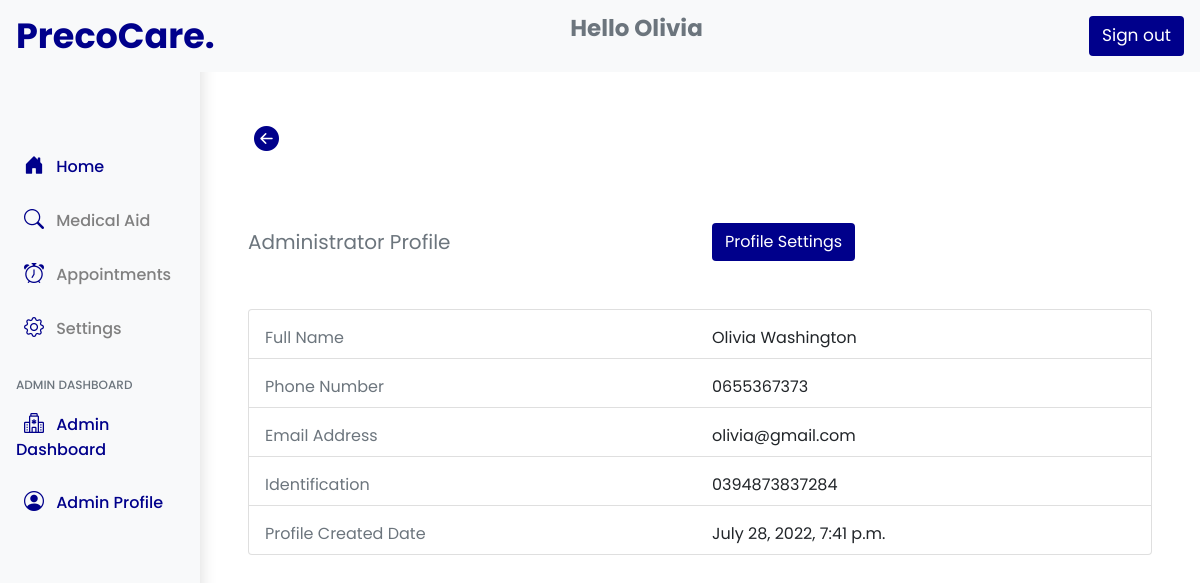
Screenshot of /admin_profile/ (signed in) with the database file from the repository.
### precocare/models.py (models this page shows, shortened)
class AdministratorModel(models.Model):
    user = models.OneToOneField(User,null=True, on_delete=models.CASCADE)
    first_name = models.CharField(max_length=200,null=True)
    last_name = models.CharField(max_length=200,null=True)
    mobile_number = models.CharField(max_length=50,null=True)
    email = models.CharField(max_length=200,null=True)
    user_identification = models.CharField(max_length=13,null=True,unique=True)
    date_created = models.DateTimeField(auto_now_add=True, null=True)
    profile_set = models.CharField(max_length=50,null=True, default='Incomplete' ,blank=True)

### precocare/decorators.py (the view)
        def wrapper_func(request, *args, **kwargs):
            group = None
            if request.user.groups.exists():
                group = request.user.groups.all()[0].name
            if group in allowed_roles:
                return view_func(request, *args, **kwargs)
            else:
                return redirect('homepage')

### precocare/views.py (called while the page is built, shortened)
@allowed_user(allowed_roles=['admin'])
def AdminProfileView(request):
    current_user = request.user
    admin_model_user = AdministratorModel.objects.filter(user = current_user)
    context = {
        "admin_model_user" : admin_model_user
    }
    return render(request,  "Admin/admin_profile.html", context)

### precocare/templates/Admin/admin_profile.html (shortened to what this page needs)
{% extends 'Admin/admin.html' %}
{% block content %}
{% for data in admin_model_user %}
  <section class="container">
    <button class="border-0" onclick="history.back()" style="background-color: transparent;">
        <i class="bi bi-arrow-left-circle-fill" style="font-size: 25px; color: darkblue;"></i>
    </button>
  </section>
<section class="container mt-5">
    <div class="row my-5">
        <div class="col-sm-12 col-md-6 mt-3 text-secondary d-flex align-items-center" style="font-size: 20px;">
            Administrator Profile
        </div>
        <div class="col-sm-12 col-md-6 mt-3">
            <button type="button" class="btn text-white" data-bs-toggle="modal" data-bs-target="#adminprofilesettings{{data.id}}" style="background-color: darkblue;">
                Profile Settings
              </button>
        </div>
    </div>
    <ul class="list-group">
        <li class="list-group-item">
            <div class="row">
                <div class="col-12 col-lg-6 mt-2 text-secondary">
                    Full Name
                </div>
                <div class="col-12 col-lg-6 mt-2">
                    {{data.first_name}} {{data.last_name}}
                </div>
            </div>
        </li>
        <li class="list-group-item">
            <div class="row">
                <div class="col-12 col-lg-6 mt-2 text-secondary">
                    Phone Number
                </div>
                <div class="col-12 col-lg-6 mt-2">
                    {{data.mobile_number}}
                </div>
            </div>
        </li>
        <li class="list-group-item">
            <div class="row">
                <div class="col-12 col-lg-6 mt-2 text-secondary">
                    Email Address
                </div>
                <div class="col-12 col-lg-6 mt-2">
                    {{data.email}}
                </div>
            </div>
        </li>
        <li class="list-group-item">
            <div class="row">
                <div class="col-12 col-lg-6 mt-2 text-secondary">
                    Identification
                </div>
                <div class="col-12 col-lg-6 mt-2">
                    {{data.user_identification}}
                </div>
            </div>
        </li>
        <li class="list-group-item">
            <div class="row">
                <div class="col-12 col-lg-6 mt-2 text-secondary">
                    Profile Created Date
                </div>
                <div class="col-12 col-lg-6 mt-2">
                    {{data.date_created}}
                </div>
            </div>
        </li>
      </ul>
</section>
{% endfor %}
{% endblock %}

### precocare/templates/Admin/admin.html (shortened to what this page needs)
{% load static %}
<!doctype html>
<html lang="en">
  <head>
    <link rel="stylesheet" href="{% static '/css/main.css' %}">
    <link rel="stylesheet" href="{% static '/css/bootstrap.css' %}">
    <link rel="stylesheet" href="{% static '/js/bootstrap.js' %}">
    <link rel="stylesheet" href="{% static '/js/dashboard.js' %}">
    <link rel="stylesheet" href="{% static '/css/dashboard.css' %}">
    <link rel="stylesheet" href="https://cdn.jsdelivr.net/npm/bootstrap-icons@1.8.3/font/bootstrap-icons.css">
  </head>
  <body class="body-fonts">
    <header class="navbar navbar-dark sticky-top  flex-md-nowrap p-0 bg-light  py-2" style="background-color: white;">
        <a class="col-md-3 col-lg-2 me-0 px-3 nav-branding" href="#" style="text-decoration: none;">
          PrecoCare.
        </a>
        {% if user.is_authenticated %}
          <p class="text-secondary hide-components-lg top-nav-hero">Hello <span>{{request.user}}<span></p>
        {% endif %}
        <div class="navbar-nav hide-components-lg">
          <div class="nav-item text-nowrap">
            {% if user.is_authenticated %}
            <a class="nav-link px-3" href="{% url 'logout'%}">
              <button type="button" class="btn text-white" style="background-color: darkblue; font-size: 17px;">Sign out</button>
            </a>
            {% else %}
            <a class="nav-link px-3" href="{% url 'login'%}">
              <button type="button" class="btn text-white" style="background-color: darkblue; font-size: 17px;">Login</button>
            </a>
            {% endif %}
          </div>
        </div>
      </header>
      <div class="container-fluid">
        <div class="row">
          {% include 'partials/sidebar.html' %}
          <main class="col-md-9 ms-sm-auto col-lg-10 px-md-4 responsive-padding">
            {% block content %}
            {% endblock %}
            <div style="height: 150px; width: 100%;"></div>
          </main>
        </div>
      </div>
  </body>
</html>

### static/css/main.css (style rules this page uses)
:root { --main-bg-color: pink; }

### precocare/templates/Admin/admin.html (style rules this page uses)
.body-fonts { font-family: 'Poppins', sans-serif !important; }
.nav-branding { color: darkblue; font-size: 35px; font-weight: 700; }
.top-nav-hero { color: darkblue; font-size: 23px; font-weight: 700; }

### rows the page displays
AdministratorModel: first_name "Olivia", last_name "Washington", mobile_number "0655367373", email "olivia@gmail.com", user_identification "0394873837284", date_created "July 28, 2022, 7:41 p.m."

### other values shown
{{ request.user }} "Olivia"
